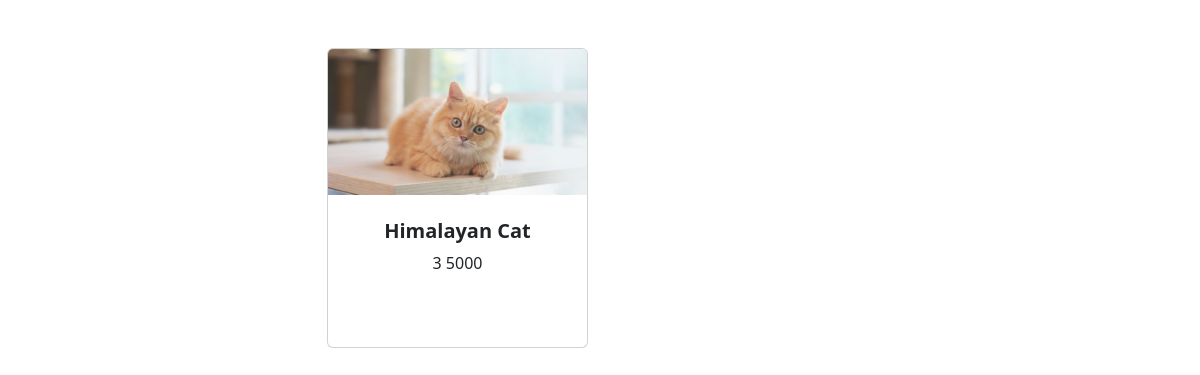
/cart/2, run on the app's committed database.
### petstoreapp/models.py (models this page shows, shortened)
class Pets(models.Model):
    pet_breed=models.CharField(max_length=50)
    pet_age=models.PositiveIntegerField()
    price=models.PositiveIntegerField()
    category=models.ForeignKey(Categories,on_delete=models.CASCADE)
    image=models.ImageField(upload_to='petstoreapp/images')
    description=models.CharField(max_length=100)
    quantity=models.PositiveIntegerField()

### petstoreapp/views.py (the view)
# urls.py: path('cart/<int:id>',views.CartCreateView.as_view(),name="cartcreate"),
class CartCreateView(View):
    def get(self,request,*args,**kwargs):
        id=kwargs.get("id")
        pet=Pets.objects.get(id=id)
        category = Categories.objects.all()
        return render(request,'cart.html',{'pet':pet,'categories':category})

### petstoreapp/templates/cart.html (shortened to what this page needs)
{% load static %}
<!DOCTYPE html>
<html lang="en">
<head>
    <link href="https://cdn.jsdelivr.net/npm/bootstrap-icons@1.5.0/font/bootstrap-icons.css" rel="stylesheet" />
    <link href="{% static 'css/styles.css' %}" rel="stylesheet" />
</head>
<body>
    <div class="container">
        <div class="row">
            <div class="col-3"></div>
            <div class="col-3">
                <div class="card h-100 mt-5">
                    <img class="card-img-top" src="{{pet.image.url}}" alt="..." />
                    <div class="card-body p-4">
                        <div class="text-center">
                            <h5 class="fw-bolder">{{pet.pet_breed}}</h5>
                            {{pet.pet_age}}
                            {{pet.price}}
                        </div>
                    </div>
                </div>
            </div>
            <div class="col-3"></div>
            <div class="col-3"></div>
        </div>
    </div>
</body>
</html>

### data on the page
Pets: image (picture), pet_breed "Himalayan Cat", pet_age "3", price "5000"
